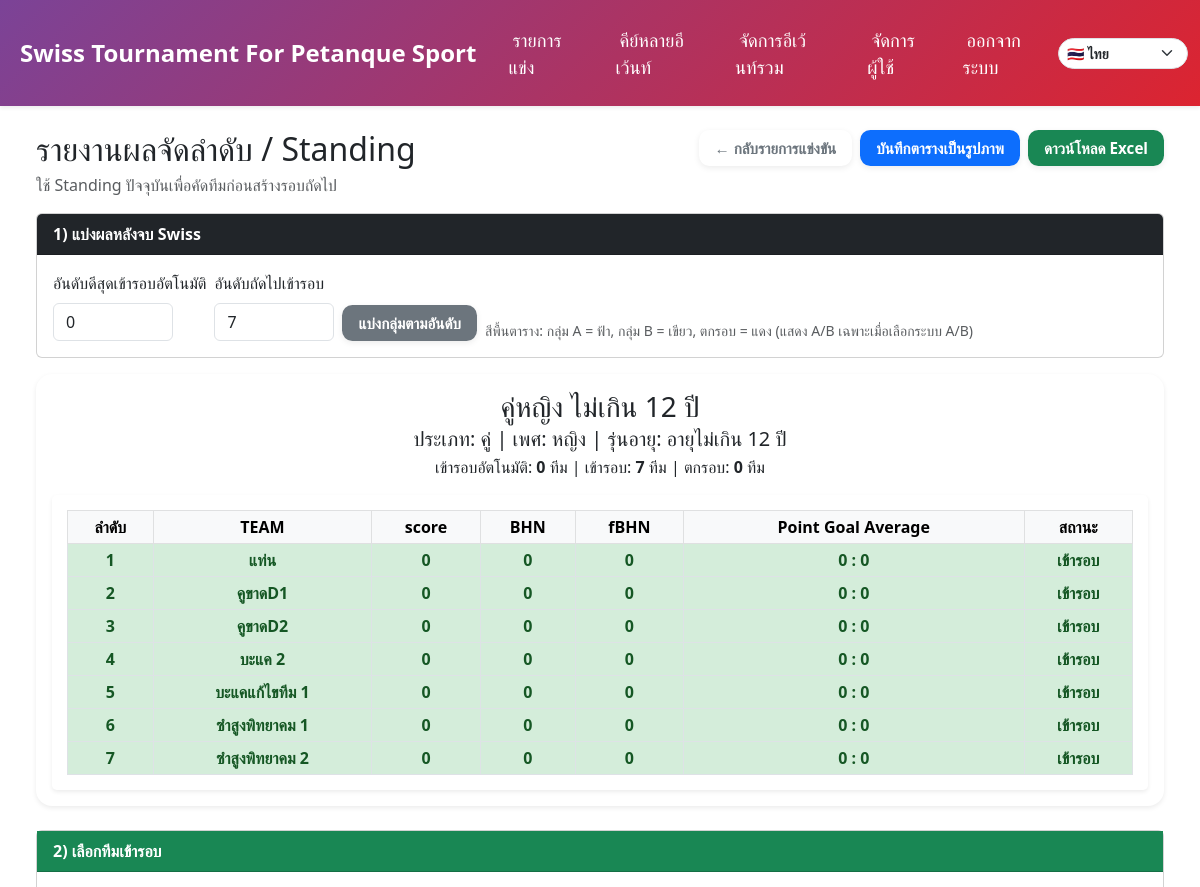
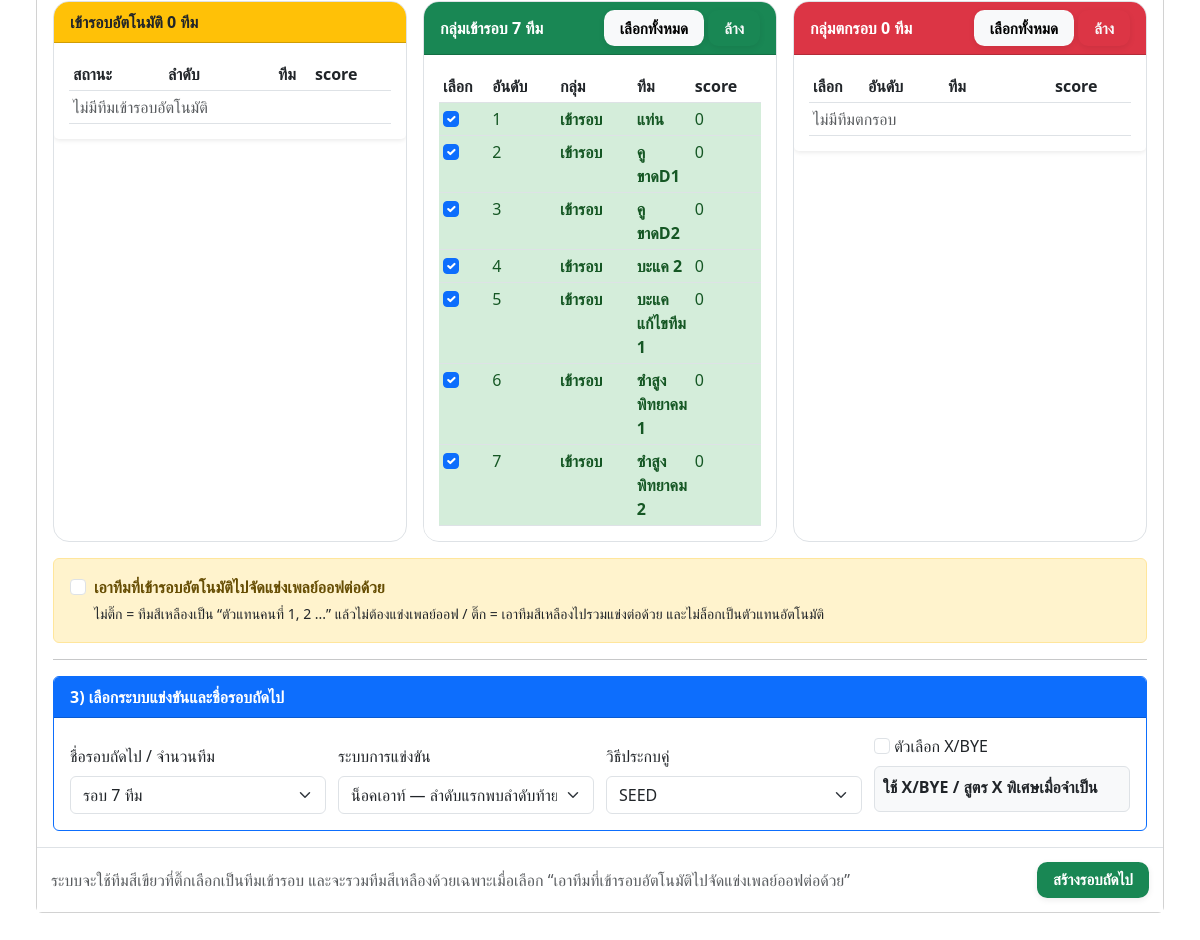
Screenshot of /event/1/standings (signed in) with the database file from the repository (2 pictures, top to bottom).
### models.py (models this page shows)
class Event(db.Model):
    __tablename__ = "events"
    id = db.Column(db.Integer, primary_key=True)
    name = db.Column(db.String(100), nullable=False)
    location = db.Column(db.String(100))
    category = db.Column(db.String(50))
    sex = db.Column(db.String(50))
    age_group = db.Column(db.String(50))
    rounds = db.Column(db.Integer)
    competition_format = db.Column(db.String(40), nullable=False, default="swiss")
    current_round = db.Column(db.Integer, default=1)
    date = db.Column(db.Date, nullable=True)
    auto_field_enabled = db.Column(db.Boolean, default=False)
    field_prefix = db.Column(db.String(10), default='')  # เช่น 'A', ''
    field_start = db.Column(db.Integer, default=1)
    field_max = db.Column(db.Integer, default=16)
    field_exclude = db.Column(db.String, default='')  # เช่น '3,7,11
    logo_filename = db.Column(db.Text)  # เก็บเป็น JSON list
    is_finished = db.Column(db.Boolean, default=False, nullable=False)
    finished_at = db.Column(db.DateTime, nullable=True)
    finished_by_id = db.Column(db.Integer, db.ForeignKey("users.id"), nullable=True)
    created_at = db.Column(db.DateTime, server_default=text('CURRENT_TIMESTAMP'), nullable=True)
    creator_id = db.Column(db.Integer, db.ForeignKey("users.id"), nullable=False)
    tournament_id = db.Column(db.Integer, db.ForeignKey("tournaments.id"), nullable=True, index=True)
    teams = db.relationship("Team", backref="event", cascade="all, delete-orphan", lazy=True)
    matches = db.relationship("Match", backref="event", cascade="all, delete-orphan", lazy=True)

class Team(db.Model):
    __tablename__ = "teams"
    id = db.Column(db.Integer, primary_key=True)
    name = db.Column(db.String(100), nullable=False)
    event_id = db.Column(db.Integer, db.ForeignKey("events.id"), nullable=False)

### app.py (the view)
@app.route('/event/<int:event_id>/standings')
@login_required
def event_standings(event_id):
    current_event = Event.query.get_or_404(event_id)
    standings_data = calculate_standings(event_id)
    total_rows = len(standings_data)
    direct_advance_count = request.args.get('direct_advance_count', type=int)
    continue_count = request.args.get('continue_count', type=int)
    legacy_qualified = request.args.get('num_qualified_teams', type=int, default=min(8, total_rows or 8))
    if direct_advance_count is None:
        direct_advance_count = 0
    if continue_count is None:
        continue_count = legacy_qualified
    direct_advance_count = max(0, min(total_rows, int(direct_advance_count or 0)))
    continue_count = max(0, min(total_rows - direct_advance_count, int(continue_count or 0)))
    num_qualified_teams = direct_advance_count + continue_count
    direct_rows = standings_data[:direct_advance_count]
    qualified_rows = standings_data[direct_advance_count:num_qualified_teams]
    eliminated_rows = standings_data[num_qualified_teams:]
    ab_a_team_count = request.args.get('ab_a_team_count', type=int)
    if ab_a_team_count is None:
        ab_a_team_count = (continue_count // 2) if continue_count > 1 else min(1, continue_count)
    ab_a_team_count = max(0, min(len(qualified_rows), int(ab_a_team_count or 0)))
    return render_template(
        'event_standings.html',
        event=current_event,
        standings=standings_data,
        direct_rows=direct_rows,
        qualified_rows=qualified_rows,
        eliminated_rows=eliminated_rows,
        direct_advance_count=direct_advance_count,
        continue_count=continue_count,
        num_qualified_teams=num_qualified_teams,
        ab_a_team_count=ab_a_team_count,
        active_playoffs=_active_playoffs_for_event(event_id),
    )

### templates/event_standings.html (shortened to what this page needs)
{% extends 'base.html' %}
{% block content %}
<div class="container-fluid mt-4 mb-5">
  <div class="d-flex justify-content-between align-items-start flex-wrap gap-2 mb-3 no-print">
    <div>
      <h2 class="mb-1">รายงานผลจัดลำดับ / Standing</h2>
      <div class="text-muted">ใช้ Standing ปัจจุบันเพื่อคัดทีมก่อนสร้างรอบถัดไป</div>
    </div>
    <div class="d-flex gap-2 flex-wrap">
      <a href="{{ url_for('event_detail', event_id=event.id) }}" class="btn btn-outline-secondary">← กลับรายการแข่งขัน</a>
      <button id="saveTableAsImage" class="btn btn-primary">บันทึกตารางเป็นรูปภาพ</button>
      <button id="downloadExcel" class="btn btn-success">ดาวน์โหลด Excel</button>
    </div>
  </div>
  <div class="card mb-3 no-print">
    <div class="card-header bg-dark text-white fw-bold">1) แบ่งผลหลังจบ Swiss</div>
    <div class="card-body">
      <form id="numQualifiedTeamsForm" class="row g-2 align-items-end" action="{{ url_for('event_standings', event_id=event.id) }}" method="get">
        <div class="col-auto">
          <label for="direct_advance_count" class="form-label">อันดับดีสุดเข้ารอบอัตโนมัติ</label>
          <input type="number" id="direct_advance_count" name="direct_advance_count" class="form-control" min="0" max="{{ standings|length }}" value="{{ direct_advance_count }}" style="width: 120px;">
        </div>
        <div class="col-auto">
          <label for="continue_count" class="form-label">อันดับถัดไปเข้ารอบ</label>
          <input type="number" id="continue_count" name="continue_count" class="form-control" min="0" max="{{ standings|length }}" value="{{ continue_count }}" style="width: 120px;">
        </div>
        <div class="col-auto">
          <button type="submit" class="btn btn-secondary">แบ่งกลุ่มตามอันดับ</button>
        </div>
        <div class="col-auto text-muted small">
          สีพื้นตาราง: กลุ่ม A = ฟ้า, กลุ่ม B = เขียว, ตกรอบ = แดง (แสดง A/B เฉพาะเมื่อเลือกระบบ A/B)
        </div>
      </form>
    </div>
  </div>
  {% if standings %}
  <div id="standingsTable" class="standing-report-box p-3 mb-4 text-center">
    <h3 class="mb-1">{{ event.name }}</h3>
    <h5 class="mb-1">ประเภท: {{ event.category }} | เพศ: {{ event.sex }} | รุ่นอายุ: {{ event.age_group }}</h5>
    <p class="mb-3">เข้ารอบอัตโนมัติ: <strong>{{ direct_advance_count }}</strong> ทีม | เข้ารอบ: <strong>{{ continue_count }}</strong> ทีม | ตกรอบ: <strong>{{ eliminated_rows|length }}</strong> ทีม</p>
    <div class="table-responsive">
      <table class="table table-bordered table-sm align-middle text-center mb-0">
        <thead class="table-light">
          <tr>
            <th>ลำดับ</th>
            <th>TEAM</th>
            <th>score</th>
            <th>BHN</th>
            <th>fBHN</th>
            <th>Point Goal Average</th>
            <th>สถานะ</th>
          </tr>
        </thead>
        <tbody>
                            {% for team in standings %}
                            {% set row_class = 'team-direct' if loop.index <= direct_advance_count|int else ('team-qualified' if loop.index <= num_qualified_teams|int else 'team-eliminated') %}
                            <tr class="standing-row {{ row_class }}" data-rank="{{ loop.index }}" data-ab-order="{% if loop.index > direct_advance_count|int and loop.index <= num_qualified_teams|int %}{{ loop.index - direct_advance_count }}{% endif %}" style="font-weight: bold">
                                <td>{{ loop.index }}</td>
                                <td class="{{ row_class }}" style="font-weight: bold">{{ team.team_name }}</td>
                                <td class="{{ row_class }}" style="font-weight: bold">{{ team.score }}</td>
                                <td class="{{ row_class }}" style="font-weight: bold">{{ team.buchholz }}</td>
                                <td class="{{ row_class }}" style="font-weight: bold">{{ team.final_buchholz }}</td>
                                <td class="{{ row_class }}" style="font-weight: bold">{{ team.point_for }} : {{ team.point_against }}</td>
                                <td class="{{ row_class }}">
                                  {% if loop.index <= direct_advance_count|int %}
                                    <span class="status-plain">ตัวแทนคนที่ {{ loop.index }}</span>
                                  {% elif loop.index <= num_qualified_teams|int %}
                                    <span class="status-plain standing-status" data-ab-order="{{ loop.index - direct_advance_count }}">เข้ารอบ</span>
                                  {% else %}
                                    <span class="status-plain">ตกรอบ</span>
                                  {% endif %}
                                </td>
                            </tr>
                            {% endfor %}
                        </tbody>
      </table>
    </div>
  </div>
  <form method="post" action="{{ url_for('create_next_competition', event_id=event.id) }}" class="card no-print">
    <div class="card-header bg-success text-white fw-bold">2) เลือกทีมเข้ารอบ</div>
    <div class="card-body">
      <div class="row g-3">
        <div class="col-lg-4">
          <div class="card team-group-card h-100">
            <div class="card-header bg-warning text-dark d-flex justify-content-between align-items-center">
              <span>เข้ารอบอัตโนมัติ {{ direct_rows|length }} ทีม</span>
            </div>
            <div class="table-responsive">
              <table class="table table-sm table-hover mb-0">
                <thead><tr><th width="95">สถานะ</th><th width="110">ลำดับ</th><th>ทีม</th><th width="80">score</th></tr></thead>
                <tbody>
                  {% for team in direct_rows %}
                  <tr class="team-direct">
                    <td>
                      <input type="hidden" name="direct_team_ids" value="{{ team.team_id }}">
                      <span class="status-badge status-direct">ผ่านก่อน</span>
                    </td>
                    <td>ตัวแทนคนที่ {{ loop.index }}</td>
                    <td class="fw-bold">{{ team.team_name }}</td>
                    <td>{{ team.score }}</td>
                  </tr>
                  {% else %}
                  <tr><td colspan="4" class="text-muted">ไม่มีทีมเข้ารอบอัตโนมัติ</td></tr>
                  {% endfor %}
                </tbody>
              </table>
            </div>
          </div>
        </div>
        <div class="col-lg-4">
          <div class="card team-group-card h-100">
            <div class="card-header bg-success text-white d-flex justify-content-between align-items-center">
              <span>กลุ่มเข้ารอบ {{ qualified_rows|length }} ทีม</span>
              <div>
                <button type="button" class="btn btn-light btn-sm" onclick="toggleGroup('qualified', true)">เลือกทั้งหมด</button>
                <button type="button" class="btn btn-outline-light btn-sm" onclick="toggleGroup('qualified', false)">ล้าง</button>
              </div>
            </div>
            <div class="table-responsive">
              <table class="table table-sm table-hover mb-0">
                <thead><tr><th width="55">เลือก</th><th width="80">อันดับ</th><th width="90">กลุ่ม</th><th>ทีม</th><th width="80">score</th></tr></thead>
                <tbody>
                  {% for team in qualified_rows %}
                  <tr class="team-qualified team-check-row" onclick="toggleRowCheckbox(this)">
                    <td><input class="form-check-input team-check qualified-check" type="checkbox" name="team_ids" value="{{ team.team_id }}" checked onclick="event.stopPropagation()"></td>
                    <td>{{ loop.index + direct_advance_count }}</td>
                    <td><span class="status-plain ab-preview-badge" data-ab-order="{{ loop.index }}">เข้ารอบ</span></td>
                    <td class="fw-bold">{{ team.team_name }}</td>
                    <td>{{ team.score }}</td>
                  </tr>
                  {% else %}
                  <tr><td colspan="5" class="text-muted">ไม่มีทีมเข้ารอบ</td></tr>
                  {% endfor %}
                </tbody>
              </table>
            </div>
          </div>
        </div>
        <div class="col-lg-4">
          <div class="card team-group-card h-100">
            <div class="card-header bg-danger text-white d-flex justify-content-between align-items-center">
              <span>กลุ่มตกรอบ {{ eliminated_rows|length }} ทีม</span>
              <div>
                <button type="button" class="btn btn-light btn-sm" onclick="toggleGroup('eliminated', true)">เลือกทั้งหมด</button>
                <button type="button" class="btn btn-outline-light btn-sm" onclick="toggleGroup('eliminated', false)">ล้าง</button>
              </div>
            </div>
            <div class="table-responsive">
              <table class="table table-sm table-hover mb-0">
                <thead><tr><th width="55">เลือก</th><th width="80">อันดับ</th><th>ทีม</th><th width="80">score</th></tr></thead>
                <tbody>
                  {% for team in eliminated_rows %}
                  <tr class="team-eliminated team-check-row" onclick="toggleRowCheckbox(this)">
                    <td><input class="form-check-input team-check eliminated-check" type="checkbox" name="team_ids" value="{{ team.team_id }}" onclick="event.stopPropagation()"></td>
                    <td>{{ loop.index + num_qualified_teams }}</td>
                    <td class="fw-bold">{{ team.team_name }}</td>
                    <td>{{ team.score }}</td>
                  </tr>
                  {% else %}
                  <tr><td colspan="4" class="text-muted">ไม่มีทีมตกรอบ</td></tr>
                  {% endfor %}
                </tbody>
              </table>
            </div>
          </div>
        </div>
      </div>
      <div class="alert alert-warning mt-3 mb-0">
        <div class="form-check">
          <input class="form-check-input" type="checkbox" name="include_direct_in_playoff" value="1" id="includeDirectInPlayoff">
          <label class="form-check-label fw-bold" for="includeDirectInPlayoff">
            เอาทีมที่เข้ารอบอัตโนมัติไปจัดแข่งเพลย์ออฟต่อด้วย
          </label>
          <div class="form-text text-dark">
            ไม่ติ๊ก = ทีมสีเหลืองเป็น “ตัวแทนคนที่ 1, 2 ...” แล้วไม่ต้องแข่งเพลย์ออฟ / ติ๊ก = เอาทีมสีเหลืองไปรวมแข่งต่อด้วย และไม่ล็อกเป็นตัวแทนอัตโนมัติ
          </div>
        </div>
      </div>
      <hr>
      <div class="card border-primary">
        <div class="card-header bg-primary text-white fw-bold">3) เลือกระบบแข่งขันและชื่อรอบถัดไป</div>
        <div class="card-body finish-toolbar">
          <div>
            <label class="form-label">ชื่อรอบถัดไป / จำนวนทีม</label>
            <select class="form-select stage-name-select" data-hidden="nextStageNameHidden" data-custom="nextStageNameCustom">
              <option value="รอบ {{ continue_count }} ทีม">รอบ {{ continue_count }} ทีม</option>
            </select>
          </div>
          <div>
            <label class="form-label">ระบบการแข่งขัน</label>
            <select class="form-select" name="competition_type" id="competitionType" required>
              <option value="knockout">น็อคเอาท์ — ลำดับแรกพบลำดับท้ายสุด</option>
            </select>
          </div>
          <div>
            <label class="form-label">วิธีประกบคู่</label>
            <select class="form-select" name="pairing_method" required>
              <option value="seed">SEED</option>
            </select>
          </div>
          <div>
            <input class="form-check-input" type="checkbox" name="add_bye" value="1" id="addByeOption">
            <label class="form-label">ตัวเลือก X/BYE</label>
            <div class="form-check p-2 border rounded bg-light">
              <label class="form-check-label fw-bold" for="addByeOption">ใช้ X/BYE / สูตร X พิเศษเมื่อจำเป็น</label>
            </div>
          </div>
        </div>
      </div>
    </div>
    <div class="sticky-action-box d-flex justify-content-between align-items-center flex-wrap gap-2">
      <div class="text-muted">ระบบจะใช้ทีมสีเขียวที่ติ๊กเลือกเป็นทีมเข้ารอบ และจะรวมทีมสีเหลืองด้วยเฉพาะเมื่อเลือก “เอาทีมที่เข้ารอบอัตโนมัติไปจัดแข่งเพลย์ออฟต่อด้วย”</div>
      <button type="submit" class="btn btn-success btn-lg" onclick="return confirm('ยืนยันสร้างรอบ/ระบบแข่งขันถัดไปจากทีมที่เลือกใช่หรือไม่?')">สร้างรอบถัดไป</button>
    </div>
  </form>
  {% else %}
  <div class="alert alert-warning">ยังไม่มีตารางคะแนน</div>
  {% endif %}
</div>
{% endblock %}

### rows the page displays
Event: name "คู่หญิง ไม่เกิน 12 ปี", category "คู่", sex "หญิง", age_group "อายุไม่เกิน 12 ปี"
Team: team_name "แท่น", score "0", buchholz "0", final_buchholz "0", point_for "0", point_against "0"
Team: team_name "คูขาดD1", score "0", buchholz "0", final_buchholz "0", point_for "0", point_against "0"
Team: team_name "คูขาดD2", score "0", buchholz "0", final_buchholz "0", point_for "0", point_against "0"
Team: team_name "บะแค 2", score "0", buchholz "0", final_buchholz "0", point_for "0", point_against "0"
Team: team_name "บะแคแก้ไขทีม 1", score "0", buchholz "0", final_buchholz "0", point_for "0", point_against "0"
Team: team_name "ซำสูงพิทยาคม 1", score "0", buchholz "0", final_buchholz "0", point_for "0", point_against "0"
Team: team_name "ซำสูงพิทยาคม 2", score "0", buchholz "0", final_buchholz "0", point_for "0", point_against "0"

### other values shown
{{ t('events') }} "รายการแข่ง"
{{ t('users') }} "จัดการผู้ใช้"
{{ t('logout') }} "ออกจากระบบ"
{{ direct_advance_count }} "0"
{{ continue_count }} "7"
{{ eliminated_rows|length }} "0"
{{ direct_rows|length }} "0"
{{ qualified_rows|length }} "7"
form field value "🇹🇭 ไทย"
